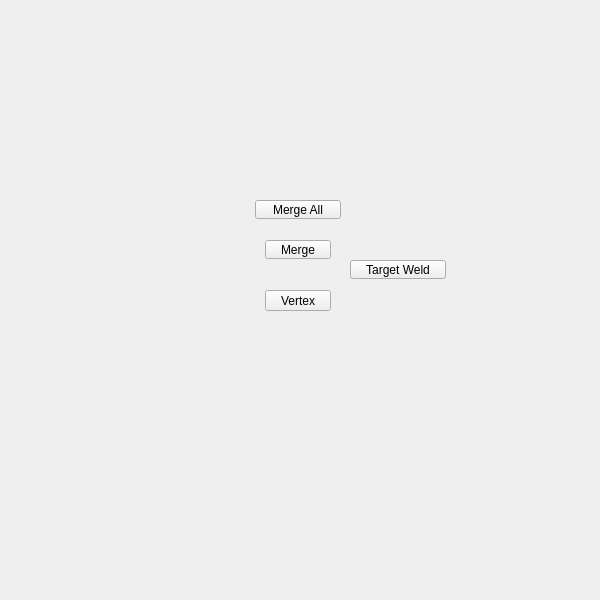
<?xml version="1.0" encoding="UTF-8"?>
<ui version="4.0">
 <class>QtUi</class>
 <widget class="QMainWindow" name="QtUi">
  <property name="enabled">
   <bool>true</bool>
  </property>
  <property name="geometry">
   <rect>
    <x>0</x>
    <y>0</y>
    <width>600</width>
    <height>600</height>
   </rect>
  </property>
  <property name="sizePolicy">
   <sizepolicy hsizetype="Ignored" vsizetype="Ignored">
    <horstretch>0</horstretch>
    <verstretch>0</verstretch>
   </sizepolicy>
  </property>
  <property name="minimumSize">
   <size>
    <width>0</width>
    <height>0</height>
   </size>
  </property>
  <property name="maximumSize">
   <size>
    <width>600</width>
    <height>600</height>
   </size>
  </property>
  <property name="cursor">
   <cursorShape>ArrowCursor</cursorShape>
  </property>
  <property name="windowTitle">
   <string>Toolkit</string>
  </property>
  <property name="whatsThis">
   <string>main</string>
  </property>
  <property name="toolButtonStyle">
   <enum>Qt::ToolButtonIconOnly</enum>
  </property>
  <property name="tabShape">
   <enum>QTabWidget::Triangular</enum>
  </property>
  <property name="dockNestingEnabled">
   <bool>true</bool>
  </property>
  <property name="dockOptions">
   <set>QMainWindow::AllowNestedDocks|QMainWindow::AllowTabbedDocks|QMainWindow::AnimatedDocks|QMainWindow::ForceTabbedDocks</set>
  </property>
  <widget class="QWidget" name="main_widget_transparent">
   <property name="sizePolicy">
    <sizepolicy hsizetype="Ignored" vsizetype="Ignored">
     <horstretch>0</horstretch>
     <verstretch>0</verstretch>
    </sizepolicy>
   </property>
   <widget class="PushButton" name="tb000">
    <property name="enabled">
     <bool>true</bool>
    </property>
    <property name="geometry">
     <rect>
      <x>265</x>
      <y>240</y>
      <width>66</width>
      <height>19</height>
     </rect>
    </property>
    <property name="maximumSize">
     <size>
      <width>111</width>
      <height>19</height>
     </size>
    </property>
    <property name="toolTip">
     <string>Merge selected components.  (default: to center)</string>
    </property>
    <property name="text">
     <string>Merge</string>
    </property>
    <property name="iconSize">
     <size>
      <width>18</width>
      <height>18</height>
     </size>
    </property>
   </widget>
   <widget class="QPushButton" name="i000">
    <property name="geometry">
     <rect>
      <x>265</x>
      <y>290</y>
      <width>66</width>
      <height>21</height>
     </rect>
    </property>
    <property name="minimumSize">
     <size>
      <width>0</width>
      <height>21</height>
     </size>
    </property>
    <property name="maximumSize">
     <size>
      <width>16777215</width>
      <height>21</height>
     </size>
    </property>
    <property name="whatsThis">
     <string>polygons#vertex</string>
    </property>
    <property name="text">
     <string>Vertex</string>
    </property>
   </widget>
   <widget class="QPushButton" name="b043">
    <property name="enabled">
     <bool>true</bool>
    </property>
    <property name="geometry">
     <rect>
      <x>350</x>
      <y>260</y>
      <width>96</width>
      <height>19</height>
     </rect>
    </property>
    <property name="maximumSize">
     <size>
      <width>111</width>
      <height>19</height>
     </size>
    </property>
    <property name="toolTip">
     <string>Merge two edges or vertices into a single component</string>
    </property>
    <property name="text">
     <string>Target Weld</string>
    </property>
    <property name="iconSize">
     <size>
      <width>18</width>
      <height>18</height>
     </size>
    </property>
    <property name="balette" stdset="0">
     <palette>
      <active>
       <colorrole role="Button">
        <brush brushstyle="SolidPattern">
         <color alpha="255">
          <red>80</red>
          <green>80</green>
          <blue>80</blue>
         </color>
        </brush>
       </colorrole>
      </active>
      <inactive>
       <colorrole role="Button">
        <brush brushstyle="SolidPattern">
         <color alpha="255">
          <red>80</red>
          <green>80</green>
          <blue>80</blue>
         </color>
        </brush>
       </colorrole>
      </inactive>
      <disabled>
       <colorrole role="Button">
        <brush brushstyle="SolidPattern">
         <color alpha="255">
          <red>80</red>
          <green>80</green>
          <blue>80</blue>
         </color>
        </brush>
       </colorrole>
      </disabled>
     </palette>
    </property>
   </widget>
   <widget class="PushButton" name="b006">
    <property name="enabled">
     <bool>true</bool>
    </property>
    <property name="geometry">
     <rect>
      <x>255</x>
      <y>200</y>
      <width>86</width>
      <height>19</height>
     </rect>
    </property>
    <property name="maximumSize">
     <size>
      <width>111</width>
      <height>19</height>
     </size>
    </property>
    <property name="toolTip">
     <string>Merge selected components.  (default: to center)</string>
    </property>
    <property name="text">
     <string>Merge All</string>
    </property>
    <property name="iconSize">
     <size>
      <width>18</width>
      <height>18</height>
     </size>
    </property>
   </widget>
  </widget>
 </widget>
 <customwidgets>
  <customwidget>
   <class>PushButton</class>
   <extends>QPushButton</extends>
   <header>widgets.pushbutton.h</header>
  </customwidget>
 </customwidgets>
 <resources/>
 <connections/>
 <designerdata>
  <property name="gridDeltaX">
   <number>5</number>
  </property>
  <property name="gridDeltaY">
   <number>10</number>
  </property>
  <property name="gridSnapX">
   <bool>true</bool>
  </property>
  <property name="gridSnapY">
   <bool>true</bool>
  </property>
  <property name="gridVisible">
   <bool>true</bool>
  </property>
 </designerdata>
</ui>
